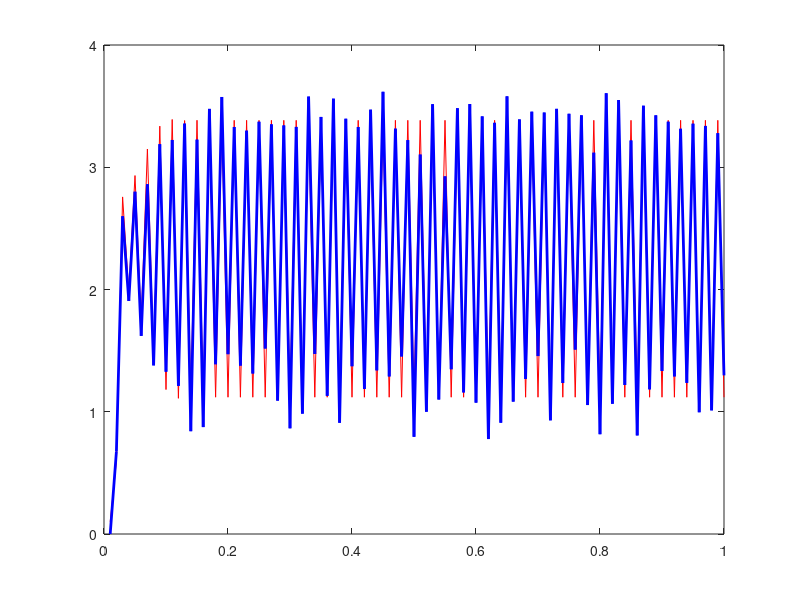

MATLAB code to generate this figure:
t=0.01:0.01:1;
x=zeros(1,100);
y=zeros(1,100);

% initial value
x(1)=0.1;
y(1)=0.01^2;

% real data and observed data
for i=2:100
    x(i)=sin(x(i-1))+5*x(i-1)/(x(i-1)^2+1);
    y(i)=x(i)^2+normrnd(0,1);
%     y(i)=x(i)^2;
end

plot(t,x,t,y,'LineWidth',2);

%% PF filter
n=100;
xold=zeros(1,n);
xnew=zeros(1,n);
xplus=zeros(1,100);
w=zeros(1,n);
% x0(i) all 0.1,w(i)=1/n
for i=1:n
    xold(i)=0.1;
    w(i)=1/n;
end

for i=2:100
    % prediction
    for j=1:n
        xold(j)=sin(xold(j))+5*xold(j)/(xold(j)^2+1)+normrnd(0,0.1);  %Q
    end

    % update
    for j=1:n
        % w(j)=w(j)*fR(...)
        % fR=(2*pi*R)^(0.5)*exp(-((y(i)-xold(j)^2)^2/(2*R)))
        w(j)=exp(-((y(i)-xold(j)^2)^2/(2*0.1)));
    end

    % normalization
    w=w/sum(w);

    % resample
    % N>1/sum(wi^2)
    c=zeros(1,n);
    c(1)=w(1);
    for j=2:n
        c(j)=c(j-1)+w(j);
    end
    for j=1:n
        a=unifrnd(0,1);
        for k=1:n
            if a<c(k)
                xnew(j)=xold(k);
                break;
            end
        end
    end
    
    % weights are all 1/n after resampling
    for j=1:n
        w(j)=1/n;
    end

    xplus(i)=sum(xnew)/n;
end

plot(t,x,'r',t,xplus,'b','LineWidth',2);




















